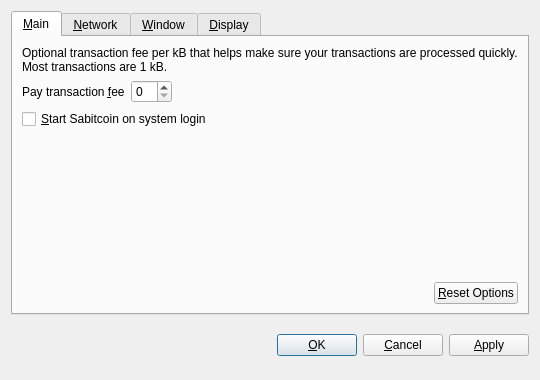
<?xml version="1.0" encoding="UTF-8"?>
<ui version="4.0">
 <class>OptionsDialog</class>
 <widget class="QDialog" name="OptionsDialog">
  <property name="geometry">
   <rect>
    <x>0</x>
    <y>0</y>
    <width>540</width>
    <height>380</height>
   </rect>
  </property>
  <property name="windowTitle">
   <string>Options</string>
  </property>
  <property name="modal">
   <bool>true</bool>
  </property>
  <layout class="QVBoxLayout" name="verticalLayout">
   <item>
    <widget class="QTabWidget" name="tabWidget">
     <property name="tabPosition">
      <enum>QTabWidget::North</enum>
     </property>
     <property name="currentIndex">
      <number>0</number>
     </property>
     <widget class="QWidget" name="tabMain">
      <attribute name="title">
       <string>&amp;Main</string>
      </attribute>
      <layout class="QVBoxLayout" name="verticalLayout_Main">
       <item>
        <widget class="QLabel" name="transactionFeeInfoLabel">
         <property name="text">
          <string>Optional transaction fee per kB that helps make sure your transactions are processed quickly. Most transactions are 1 kB.</string>
         </property>
         <property name="textFormat">
          <enum>Qt::PlainText</enum>
         </property>
         <property name="wordWrap">
          <bool>true</bool>
         </property>
        </widget>
       </item>
       <item>
        <layout class="QHBoxLayout" name="horizontalLayout_1_Main">
         <item>
          <widget class="QLabel" name="transactionFeeLabel">
           <property name="text">
            <string>Pay transaction &amp;fee</string>
           </property>
           <property name="textFormat">
            <enum>Qt::PlainText</enum>
           </property>
           <property name="buddy">
            <cstring>transactionFee</cstring>
           </property>
          </widget>
         </item>
         <item>
          <widget class="SabitcoinAmountField" name="transactionFee"/>
         </item>
         <item>
          <spacer name="horizontalSpacer_1_Main">
           <property name="orientation">
            <enum>Qt::Horizontal</enum>
           </property>
           <property name="sizeHint" stdset="0">
            <size>
             <width>40</width>
             <height>20</height>
            </size>
           </property>
          </spacer>
         </item>
        </layout>
       </item>
       <item>
        <widget class="QCheckBox" name="sabitcoinAtStartup">
         <property name="toolTip">
          <string>Automatically start Sabitcoin after logging in to the system.</string>
         </property>
         <property name="text">
          <string>&amp;Start Sabitcoin on system login</string>
         </property>
        </widget>
       </item>
       <item>
        <spacer name="verticalSpacer_Main">
         <property name="orientation">
          <enum>Qt::Vertical</enum>
         </property>
         <property name="sizeHint" stdset="0">
          <size>
           <width>20</width>
           <height>40</height>
          </size>
         </property>
        </spacer>
       </item>
       <item>
        <layout class="QHBoxLayout" name="horizontalLayout_2_Main">
         <item>
          <spacer name="horizontalSpacer_2_Main">
           <property name="orientation">
            <enum>Qt::Horizontal</enum>
           </property>
           <property name="sizeHint" stdset="0">
            <size>
             <width>40</width>
             <height>20</height>
            </size>
           </property>
          </spacer>
         </item>
         <item>
          <widget class="QPushButton" name="resetButton">
           <property name="toolTip">
            <string>Reset all client options to default.</string>
           </property>
           <property name="text">
            <string>&amp;Reset Options</string>
           </property>
           <property name="autoDefault">
            <bool>false</bool>
           </property>
          </widget>
         </item>
        </layout>
       </item>
      </layout>
     </widget>
     <widget class="QWidget" name="tabNetwork">
      <attribute name="title">
       <string>&amp;Network</string>
      </attribute>
      <layout class="QVBoxLayout" name="verticalLayout_Network">
       <item>
        <widget class="QCheckBox" name="mapPortUpnp">
         <property name="toolTip">
          <string>Automatically open the Sabitcoin client port on the router. This only works when your router supports UPnP and it is enabled.</string>
         </property>
         <property name="text">
          <string>Map port using &amp;UPnP</string>
         </property>
        </widget>
       </item>
       <item>
        <widget class="QCheckBox" name="connectSocks">
         <property name="toolTip">
          <string>Connect to the Sabitcoin network through a SOCKS proxy (e.g. when connecting through Tor).</string>
         </property>
         <property name="text">
          <string>&amp;Connect through SOCKS proxy:</string>
         </property>
        </widget>
       </item>
       <item>
        <layout class="QHBoxLayout" name="horizontalLayout_Network">
         <item>
          <widget class="QLabel" name="proxyIpLabel">
           <property name="text">
            <string>Proxy &amp;IP:</string>
           </property>
           <property name="textFormat">
            <enum>Qt::PlainText</enum>
           </property>
           <property name="buddy">
            <cstring>proxyIp</cstring>
           </property>
          </widget>
         </item>
         <item>
          <widget class="QValidatedLineEdit" name="proxyIp">
           <property name="maximumSize">
            <size>
             <width>140</width>
             <height>16777215</height>
            </size>
           </property>
           <property name="toolTip">
            <string>IP address of the proxy (e.g. 127.0.0.1)</string>
           </property>
          </widget>
         </item>
         <item>
          <widget class="QLabel" name="proxyPortLabel">
           <property name="text">
            <string>&amp;Port:</string>
           </property>
           <property name="textFormat">
            <enum>Qt::PlainText</enum>
           </property>
           <property name="buddy">
            <cstring>proxyPort</cstring>
           </property>
          </widget>
         </item>
         <item>
          <widget class="QLineEdit" name="proxyPort">
           <property name="maximumSize">
            <size>
             <width>55</width>
             <height>16777215</height>
            </size>
           </property>
           <property name="toolTip">
            <string>Port of the proxy (e.g. 9050)</string>
           </property>
          </widget>
         </item>
         <item>
          <widget class="QLabel" name="socksVersionLabel">
           <property name="text">
            <string>SOCKS &amp;Version:</string>
           </property>
           <property name="textFormat">
            <enum>Qt::PlainText</enum>
           </property>
           <property name="buddy">
            <cstring>socksVersion</cstring>
           </property>
          </widget>
         </item>
         <item>
          <widget class="QValueComboBox" name="socksVersion">
           <property name="toolTip">
            <string>SOCKS version of the proxy (e.g. 5)</string>
           </property>
          </widget>
         </item>
         <item>
          <spacer name="horizontalSpacer_Network">
           <property name="orientation">
            <enum>Qt::Horizontal</enum>
           </property>
           <property name="sizeHint" stdset="0">
            <size>
             <width>40</width>
             <height>20</height>
            </size>
           </property>
          </spacer>
         </item>
        </layout>
       </item>
       <item>
        <spacer name="verticalSpacer_Network">
         <property name="orientation">
          <enum>Qt::Vertical</enum>
         </property>
         <property name="sizeHint" stdset="0">
          <size>
           <width>20</width>
           <height>40</height>
          </size>
         </property>
        </spacer>
       </item>
      </layout>
     </widget>
     <widget class="QWidget" name="tabWindow">
      <attribute name="title">
       <string>&amp;Window</string>
      </attribute>
      <layout class="QVBoxLayout" name="verticalLayout_Window">
       <item>
        <widget class="QCheckBox" name="minimizeToTray">
         <property name="toolTip">
          <string>Show only a tray icon after minimizing the window.</string>
         </property>
         <property name="text">
          <string>&amp;Minimize to the tray instead of the taskbar</string>
         </property>
        </widget>
       </item>
       <item>
        <widget class="QCheckBox" name="minimizeOnClose">
         <property name="toolTip">
          <string>Minimize instead of exit the application when the window is closed. When this option is enabled, the application will be closed only after selecting Quit in the menu.</string>
         </property>
         <property name="text">
          <string>M&amp;inimize on close</string>
         </property>
        </widget>
       </item>
       <item>
        <spacer name="verticalSpacer_Window">
         <property name="orientation">
          <enum>Qt::Vertical</enum>
         </property>
         <property name="sizeHint" stdset="0">
          <size>
           <width>20</width>
           <height>40</height>
          </size>
         </property>
        </spacer>
       </item>
      </layout>
     </widget>
     <widget class="QWidget" name="tabDisplay">
      <attribute name="title">
       <string>&amp;Display</string>
      </attribute>
      <layout class="QVBoxLayout" name="verticalLayout_Display">
       <item>
        <layout class="QHBoxLayout" name="horizontalLayout_1_Display">
         <item>
          <widget class="QLabel" name="langLabel">
           <property name="text">
            <string>User Interface &amp;language:</string>
           </property>
           <property name="textFormat">
            <enum>Qt::PlainText</enum>
           </property>
           <property name="buddy">
            <cstring>lang</cstring>
           </property>
          </widget>
         </item>
         <item>
          <widget class="QValueComboBox" name="lang">
           <property name="toolTip">
            <string>The user interface language can be set here. This setting will take effect after restarting Sabitcoin.</string>
           </property>
          </widget>
         </item>
        </layout>
       </item>
       <item>
        <layout class="QHBoxLayout" name="horizontalLayout_2_Display">
         <item>
          <widget class="QLabel" name="unitLabel">
           <property name="text">
            <string>&amp;Unit to show amounts in:</string>
           </property>
           <property name="textFormat">
            <enum>Qt::PlainText</enum>
           </property>
           <property name="buddy">
            <cstring>unit</cstring>
           </property>
          </widget>
         </item>
         <item>
          <widget class="QValueComboBox" name="unit">
           <property name="toolTip">
            <string>Choose the default subdivision unit to show in the interface and when sending coins.</string>
           </property>
          </widget>
         </item>
        </layout>
       </item>
       <item>
        <widget class="QCheckBox" name="displayAddresses">
         <property name="toolTip">
          <string>Whether to show Sabitcoin addresses in the transaction list or not.</string>
         </property>
         <property name="text">
          <string>&amp;Display addresses in transaction list</string>
         </property>
        </widget>
       </item>
       <item>
        <spacer name="verticalSpacer_Display">
         <property name="orientation">
          <enum>Qt::Vertical</enum>
         </property>
         <property name="sizeHint" stdset="0">
          <size>
           <width>20</width>
           <height>40</height>
          </size>
         </property>
        </spacer>
       </item>
      </layout>
     </widget>
    </widget>
   </item>
   <item>
    <layout class="QHBoxLayout" name="horizontalLayout_Buttons">
     <item>
      <spacer name="horizontalSpacer_1">
       <property name="orientation">
        <enum>Qt::Horizontal</enum>
       </property>
       <property name="sizeHint" stdset="0">
        <size>
         <width>40</width>
         <height>48</height>
        </size>
       </property>
      </spacer>
     </item>
     <item>
      <widget class="QLabel" name="statusLabel">
       <property name="font">
        <font>
         <weight>75</weight>
         <bold>true</bold>
        </font>
       </property>
       <property name="text">
        <string/>
       </property>
       <property name="textFormat">
        <enum>Qt::PlainText</enum>
       </property>
       <property name="wordWrap">
        <bool>true</bool>
       </property>
      </widget>
     </item>
     <item>
      <spacer name="horizontalSpacer_2">
       <property name="orientation">
        <enum>Qt::Horizontal</enum>
       </property>
       <property name="sizeHint" stdset="0">
        <size>
         <width>40</width>
         <height>48</height>
        </size>
       </property>
      </spacer>
     </item>
     <item>
      <widget class="QPushButton" name="okButton">
       <property name="text">
        <string>&amp;OK</string>
       </property>
      </widget>
     </item>
     <item>
      <widget class="QPushButton" name="cancelButton">
       <property name="text">
        <string>&amp;Cancel</string>
       </property>
       <property name="autoDefault">
        <bool>false</bool>
       </property>
      </widget>
     </item>
     <item>
      <widget class="QPushButton" name="applyButton">
       <property name="text">
        <string>&amp;Apply</string>
       </property>
       <property name="autoDefault">
        <bool>false</bool>
       </property>
      </widget>
     </item>
    </layout>
   </item>
  </layout>
 </widget>
 <customwidgets>
  <customwidget>
   <class>SabitcoinAmountField</class>
   <extends>QSpinBox</extends>
   <header>sabitcoinamountfield.h</header>
  </customwidget>
  <customwidget>
   <class>QValueComboBox</class>
   <extends>QComboBox</extends>
   <header>qvaluecombobox.h</header>
  </customwidget>
  <customwidget>
   <class>QValidatedLineEdit</class>
   <extends>QLineEdit</extends>
   <header>qvalidatedlineedit.h</header>
  </customwidget>
 </customwidgets>
 <resources/>
 <connections/>
</ui>
